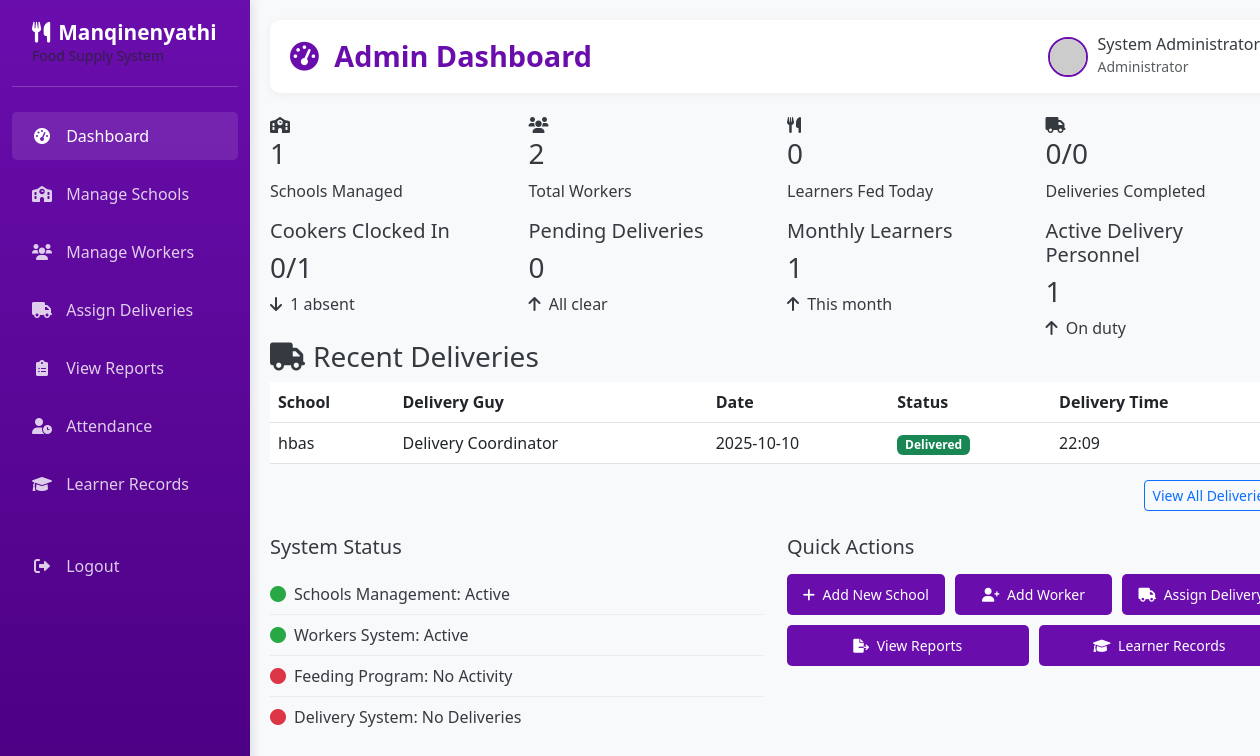
The page /dashboard/admin (signed in) on the database as committed earlier.
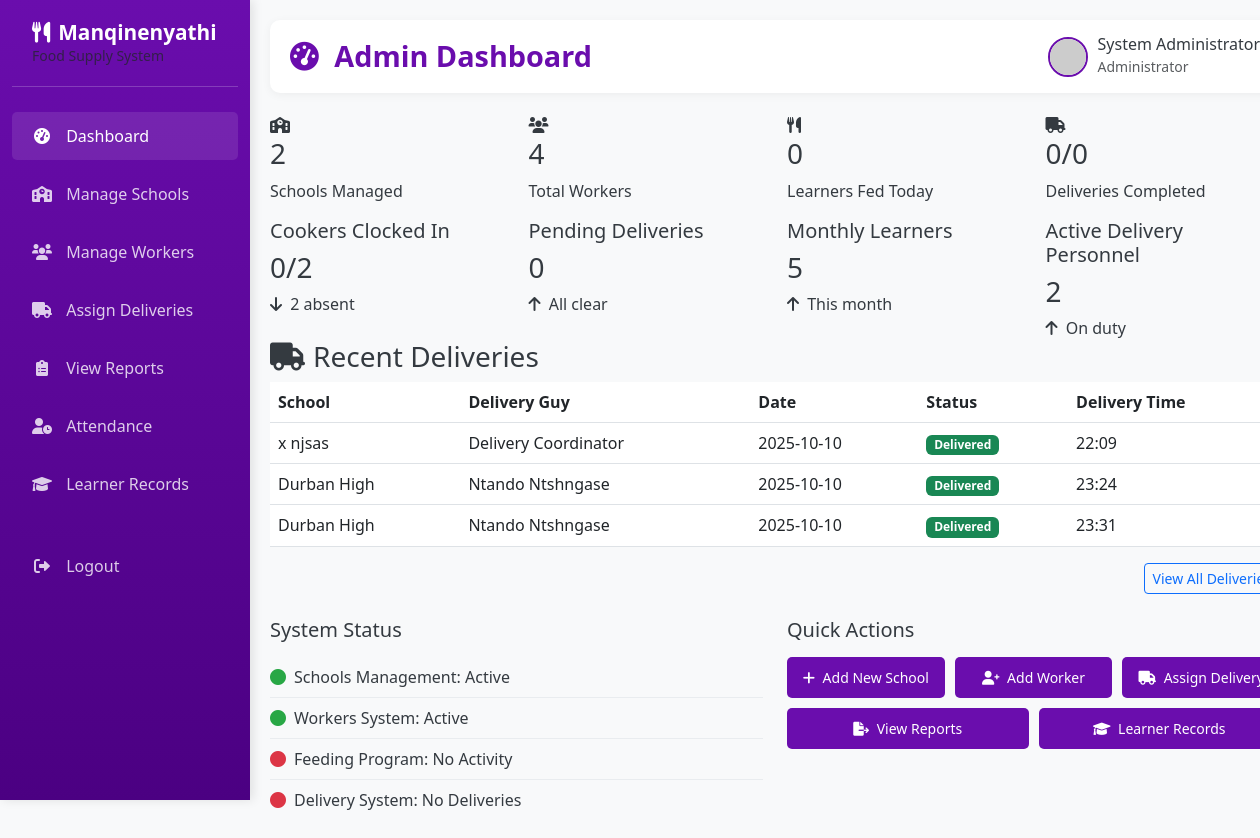
The same page on the database as committed later.
### app.py (models this page shows, shortened)
class Delivery(db.Model):
    __tablename__ = 'deliveries'
    delivery_id = db.Column(db.Integer, primary_key=True)
    school_id = db.Column(db.Integer, db.ForeignKey('schools.school_id'), nullable=False)
    delivery_date = db.Column(db.Date, nullable=False)
    location = db.Column(db.String(150), nullable=False)
    delivery_guy_id = db.Column(db.Integer, db.ForeignKey('users.user_id'), nullable=False)
    status = db.Column(db.Enum('Pending', 'Delivered'), default='Pending')
    delivered_time = db.Column(db.DateTime)
    remarks = db.Column(db.Text)
    created_at = db.Column(db.DateTime, default=datetime.utcnow)

class School(db.Model):
    __tablename__ = 'schools'
    school_id = db.Column(db.Integer, primary_key=True)
    school_name = db.Column(db.String(150), nullable=False)
    location = db.Column(db.String(150), nullable=False)
    contact_person = db.Column(db.String(100), nullable=False)
    contact_number = db.Column(db.String(20), nullable=False)
    created_at = db.Column(db.DateTime, default=datetime.utcnow)
    deliveries = db.relationship('Delivery', backref='school')
    attendance = db.relationship('Attendance', backref='school')
    learners = db.relationship('Learner', backref='school')

class User(db.Model):
    __tablename__ = 'users'
    user_id = db.Column(db.Integer, primary_key=True)
    full_name = db.Column(db.String(100), nullable=False)
    email = db.Column(db.String(100), unique=True, nullable=False)
    password = db.Column(db.String(255), nullable=False)
    role = db.Column(db.Enum('admin', 'cooker', 'delivery'), nullable=False)
    phone = db.Column(db.String(20))
    created_at = db.Column(db.DateTime, default=datetime.utcnow)
    deliveries = db.relationship('Delivery', backref='delivery_guy', foreign_keys='Delivery.delivery_guy_id')
    attendance = db.relationship('Attendance', backref='cooker', foreign_keys='Attendance.cooker_id')
    learners = db.relationship('Learner', backref='cooker', foreign_keys='Learner.cooker_id')

### app.py (the view)
@app.route('/dashboard/admin')
def dashboard_admin():
    if session.get('role') != 'admin':
        return redirect(url_for('home'))
    today = datetime.now().date()
    total_schools = School.query.count()
    total_workers = User.query.filter(User.role.in_(['cooker', 'delivery'])).count()
    learners_fed_today = Learner.query.filter_by(date_served=today).count()
    total_deliveries_today = Delivery.query.filter_by(delivery_date=today).count()
    completed_deliveries_today = Delivery.query.filter_by(
        delivery_date=today,
        status='Delivered'
    ).count()
    total_cookers = User.query.filter_by(role='cooker').count()
    cookers_clocked_in = Attendance.query.filter_by(date=today).distinct(Attendance.cooker_id).count()
    current_month = datetime.now().month
    current_year = datetime.now().year
    monthly_learners = Learner.query.filter(
        db.extract('month', Learner.date_served) == current_month,
        db.extract('year', Learner.date_served) == current_year
    ).count()
    active_delivery_guys = User.query.filter_by(role='delivery').count()
    pending_deliveries = Delivery.query.filter_by(status='Pending').count()
    recent_deliveries = Delivery.query.order_by(Delivery.delivery_date.desc()).limit(5).all()
    return render_template('dashboard_admin.html',
                         total_schools=total_schools,
                         total_workers=total_workers,
                         learners_fed_today=learners_fed_today,
                         total_deliveries_today=total_deliveries_today,
                         completed_deliveries_today=completed_deliveries_today,
                         cookers_clocked_in=cookers_clocked_in,
                         total_cookers=total_cookers,
                         monthly_learners=monthly_learners,
                         active_delivery_guys=active_delivery_guys,
                         pending_deliveries=pending_deliveries,
                         recent_deliveries=recent_deliveries)

### templates/dashboard_admin.html (shortened to what the changed rows need)
{% extends "admin_base.html" %}
{% block page_title %}Admin Dashboard{% endblock %}
{% block content %}
<div class="row">
    <div class="col-md-3">
        <div class="dashboard-card">
            <div class="card-icon">
                <i class="fas fa-school"></i>
            </div>
            <h3>{{ total_schools }}</h3>
            <p>Schools Managed</p>
        </div>
    </div>
    <div class="col-md-3">
        <div class="dashboard-card">
            <div class="card-icon">
                <i class="fas fa-users"></i>
            </div>
            <h3>{{ total_workers }}</h3>
            <p>Total Workers</p>
        </div>
    </div>
</div>
<div class="row">
    <div class="col-md-3">
        <div class="stats-card">
            <h5>Cookers Clocked In</h5>
            <h3>{{ cookers_clocked_in }}/{{ total_cookers }}</h3>
            <div class="trend {% if cookers_clocked_in == total_cookers %}up{% else %}down{% endif %}">
                <i class="fas fa-{% if cookers_clocked_in == total_cookers %}arrow-up{% else %}arrow-down{% endif %} me-1"></i>
                {% if cookers_clocked_in == total_cookers %}All present today{% else %}{{ total_cookers - cookers_clocked_in }} absent{% endif %}
            </div>
        </div>
    </div>
    <div class="col-md-3">
        <div class="stats-card">
            <h5>Monthly Learners</h5>
            <h3>{{ monthly_learners }}</h3>
            <div class="trend up">
                <i class="fas fa-arrow-up me-1"></i> This month
            </div>
        </div>
    </div>
    <div class="col-md-3">
        <div class="stats-card">
            <h5>Active Delivery Personnel</h5>
            <h3>{{ active_delivery_guys }}</h3>
            <div class="trend up">
                <i class="fas fa-arrow-up me-1"></i> On duty
            </div>
        </div>
    </div>
</div>
<div class="row">
    <div class="col-md-12">
        <div class="table-container">
            <div class="table-responsive">
                <table class="table table-hover">
                    <thead>
                        <tr>
                            <th>School</th>
                            <th>Delivery Guy</th>
                            <th>Date</th>
                            <th>Status</th>
                            <th>Delivery Time</th>
                        </tr>
                    </thead>
                    <tbody>
                        {% for delivery in recent_deliveries %}
                        <tr>
                            <td>{{ delivery.school.school_name }}</td>
                            <td>{{ delivery.delivery_guy.full_name }}</td>
                            <td>{{ delivery.delivery_date.strftime('%Y-%m-%d') }}</td>
                            <td>
                                <span class="badge {% if delivery.status == 'Delivered' %}bg-success{% else %}bg-warning{% endif %}">
                                    {{ delivery.status }}
                                </span>
                            </td>
                            <td>
                                {% if delivery.delivered_time %}
                                    {{ delivery.delivered_time.strftime('%H:%M') }}
                                {% else %}
                                    <span class="text-muted">Pending</span>
                                {% endif %}
                            </td>
                        </tr>
                        {% endfor %}
                    </tbody>
                </table>
            </div>
        </div>
    </div>
</div>
{% endblock %}

Rows that differ between the two databases and show on the page:
changed through a linked row, Delivery "Delivery Coordinator": school.school_name "hbas" → "x njsas"
added Delivery: school.school_name "Durban High", delivery_guy.full_name "Ntando Ntshngase", delivery_date "2025-10-10", status "Delivered", delivered_time "23:24"
added Delivery: school.school_name "Durban High", delivery_guy.full_name "Ntando Ntshngase", delivery_date "2025-10-10", status "Delivered", delivered_time "23:31"
Other text that changed with them:
{{ total_schools }}: "1" → "2"
{{ total_workers }}: "2" → "4"
{{ total_cookers }}: "1" → "2"
{{ total_cookers - cookers_clocked_in }}: "1" → "2"
{{ monthly_learners }}: "1" → "5"
{{ active_delivery_guys }}: "1" → "2"
